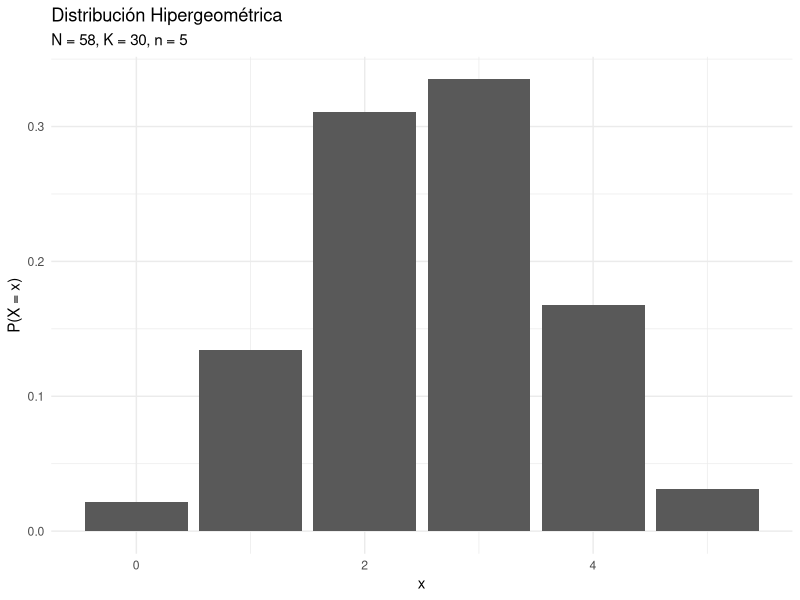
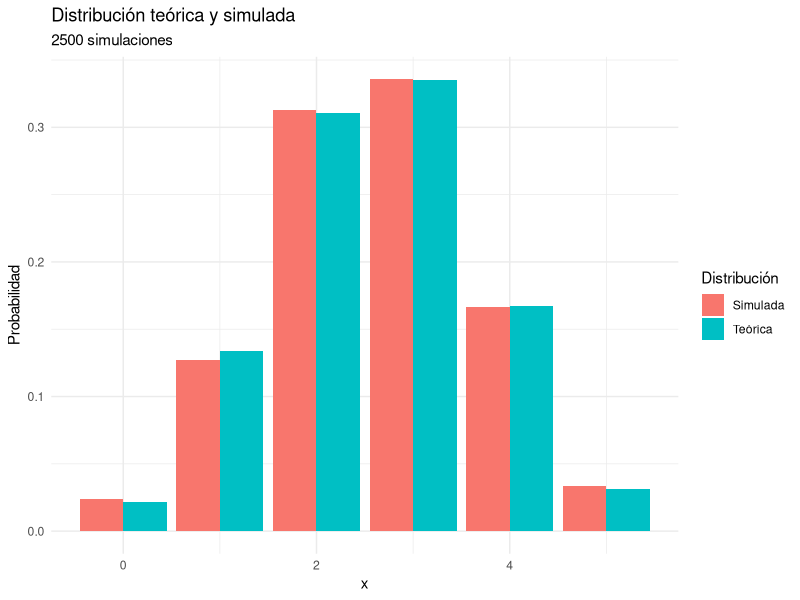
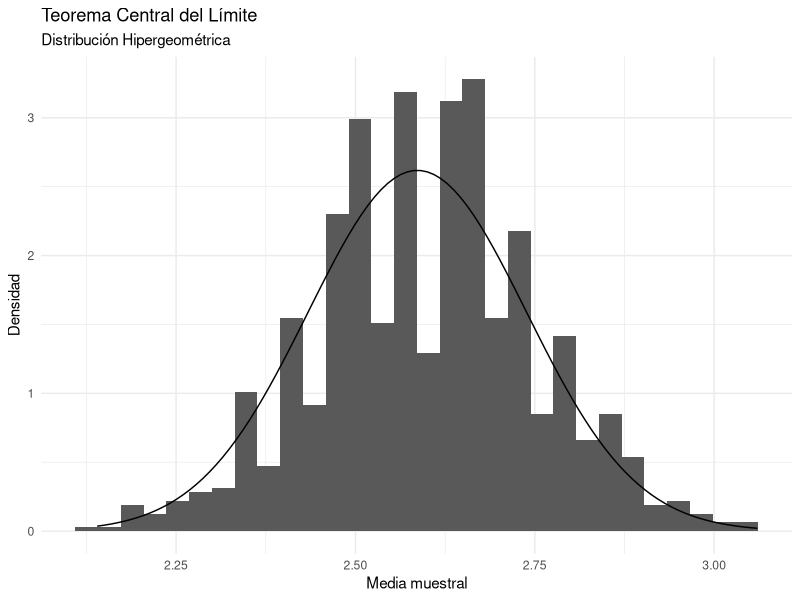

The R source for these figures, in order:
## ---- chunk 1
#| label: probabilidades-hipergeometrica

N <- 58
K <- 30
n <- 5

x <- 0:n

probabilidades <- dhyper(
  x,
  K,
  N - K,
  n
)

data.frame(
  x = x,
  Probabilidad = probabilidades
)
## ---- chunk 2
#| label: grafica-hipergeometrica
#| fig-align: center

library(ggplot2)

datos <- data.frame(
  x = x,
  probabilidad = probabilidades
)

ggplot(
  datos,
  aes(x = x, y = probabilidad)
) +
  geom_col() +
  labs(
    title = "Distribución Hipergeométrica",
    subtitle = "N = 58, K = 30, n = 5",
    x = "x",
    y = "P(X = x)"
  ) +
  theme_minimal()
## ---- chunk 3
#| label: esperanza-hipergeometrica

media_teorica <- n * (K / N)
media_teorica
## ---- chunk 4
#| label: varianza-hipergeometrica

varianza_teorica <- n *
  (K / N) *
  ((N - K) / N) *
  ((N - n) / (N - 1))

varianza_teorica
## ---- chunk 5
#| label: desviacion-hipergeometrica

desviacion_teorica <- sqrt(varianza_teorica)
desviacion_teorica
## ---- chunk 6
#| label: simulacion-hipergeometrica
#| fig-align: center

set.seed(123)

simulacion <- rhyper(
  2500,
  K,
  N - K,
  n
)

tabla_simulada <- prop.table(
  table(
    factor(
      simulacion,
      levels = 0:n
    )
  )
)

comparacion <- data.frame(
  x = 0:n,
  Teorica = dhyper(
    0:n,
    K,
    N - K,
    n
  ),
  Simulada = as.numeric(tabla_simulada)
)

comparacion
## ---- chunk 7
#| label: comparacion-hipergeometrica
#| fig-align: center

comparacion_larga <- data.frame(
  x = rep(comparacion$x, 2),
  probabilidad = c(
    comparacion$Teorica,
    comparacion$Simulada
  ),
  tipo = rep(
    c("Teórica", "Simulada"),
    each = nrow(comparacion)
  )
)

ggplot(
  comparacion_larga,
  aes(
    x = x,
    y = probabilidad,
    fill = tipo
  )
) +
  geom_col(
    position = "dodge"
  ) +
  labs(
    title = "Distribución teórica y simulada",
    subtitle = "2500 simulaciones",
    x = "x",
    y = "Probabilidad",
    fill = "Distribución"
  ) +
  theme_minimal()
## ---- chunk 8
#| label: tcl-hipergeometrica
#| fig-align: center

set.seed(123)

numero_muestras <- 1000
tamano_muestra <- 50

medias <- replicate(
  numero_muestras,
  mean(
    rhyper(
      tamano_muestra,
      K,
      N - K,
      n
    )
  )
)

datos_tcl <- data.frame(
  media = medias
)

ggplot(
  datos_tcl,
  aes(x = media)
) +
  geom_histogram(
    aes(y = after_stat(density)),
    bins = 30
  ) +
  stat_function(
    fun = dnorm,
    args = list(
      mean = media_teorica,
      sd = sqrt(
        varianza_teorica /
          tamano_muestra
      )
    )
  ) +
  labs(
    title = "Teorema Central del Límite",
    subtitle = "Distribución Hipergeométrica",
    x = "Media muestral",
    y = "Densidad"
  ) +
  theme_minimal()
